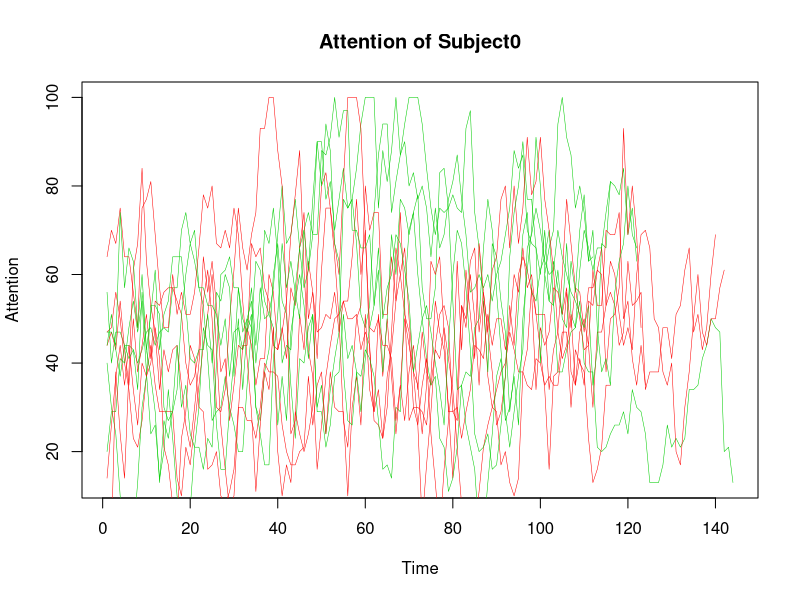
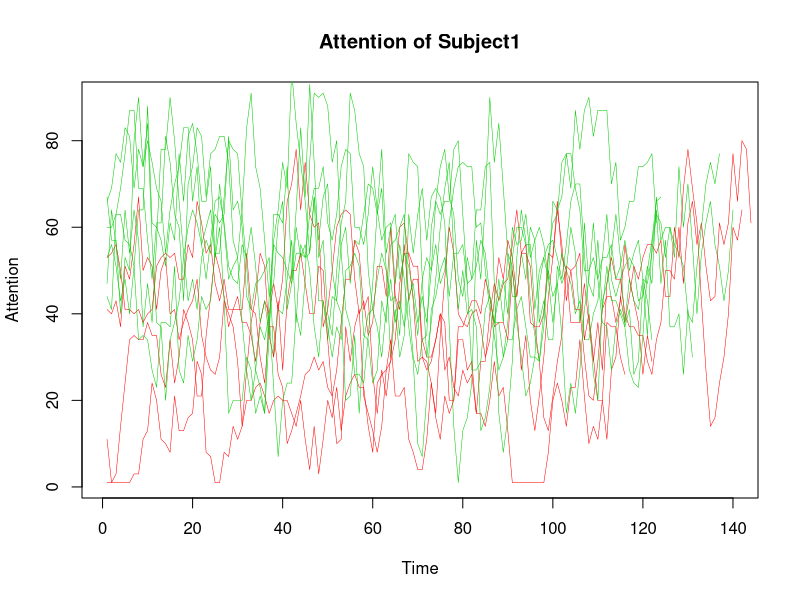
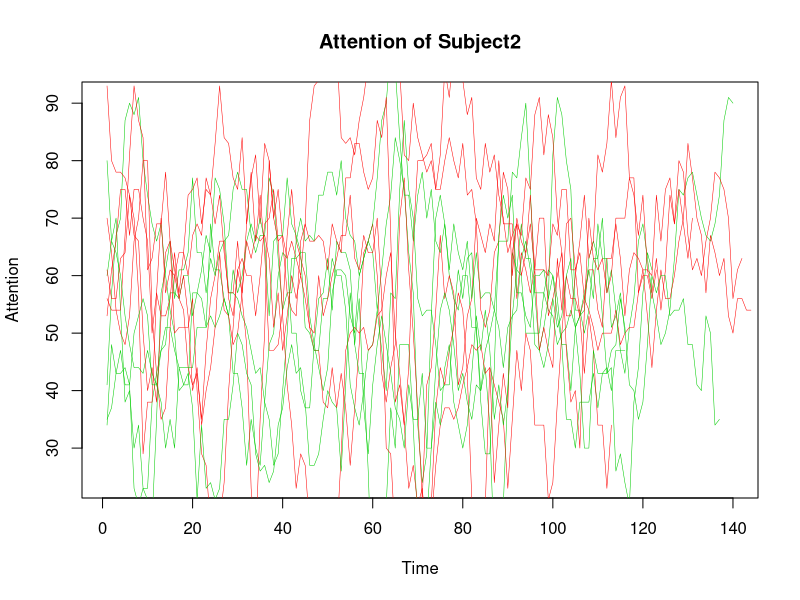
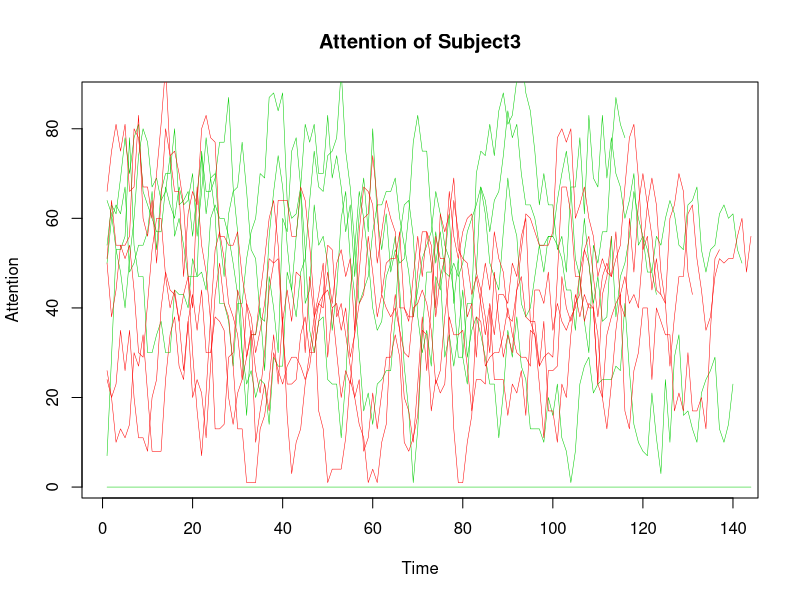
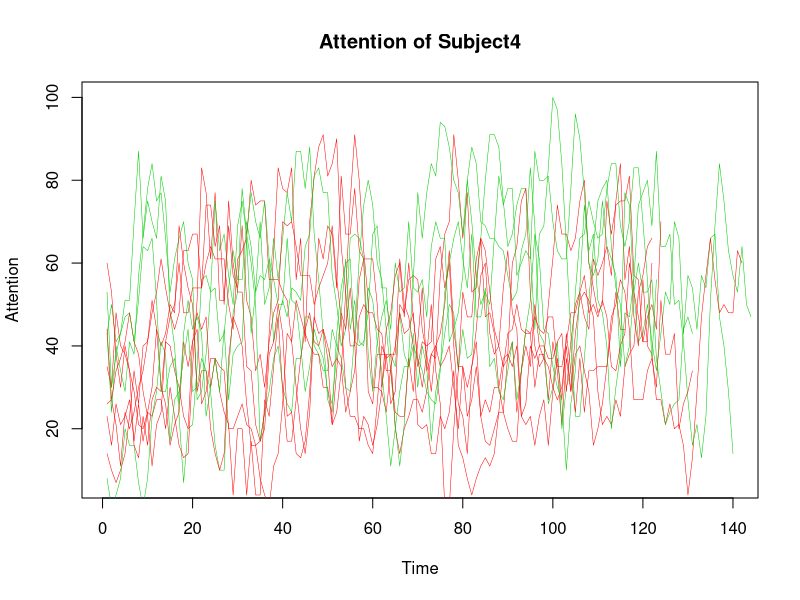
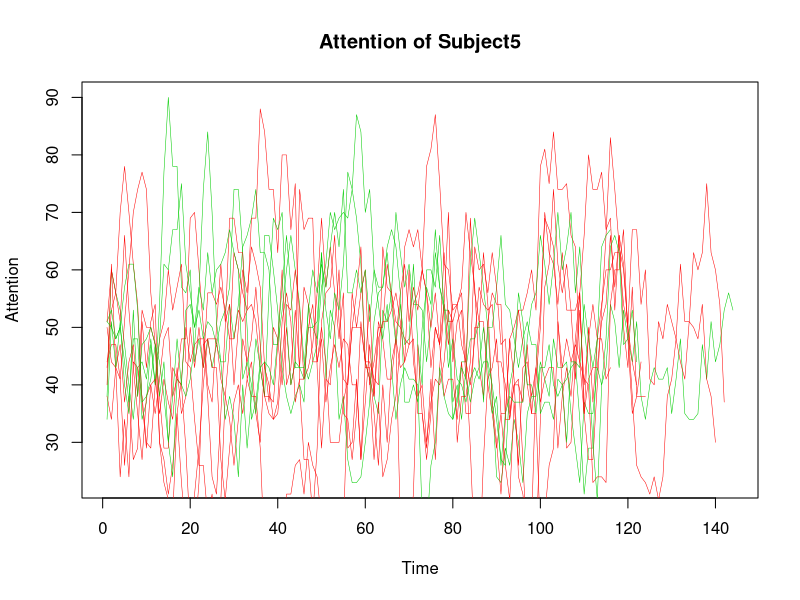
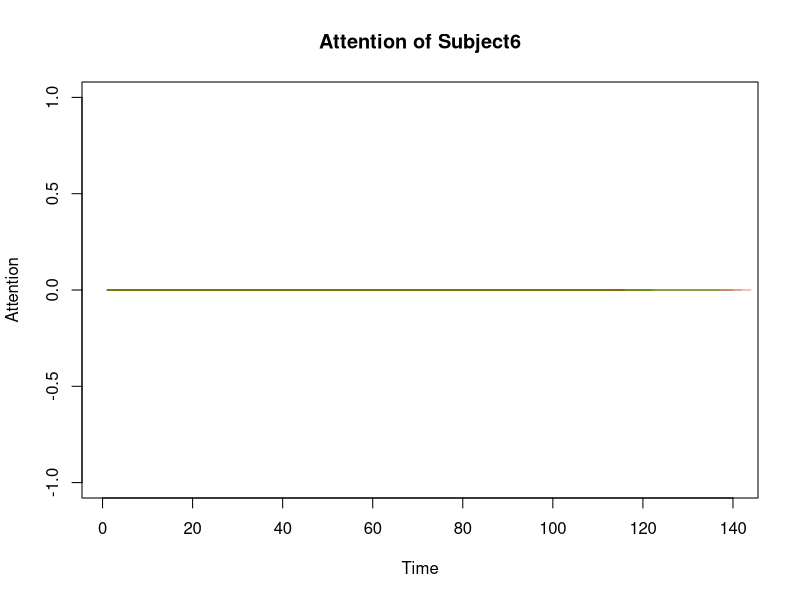
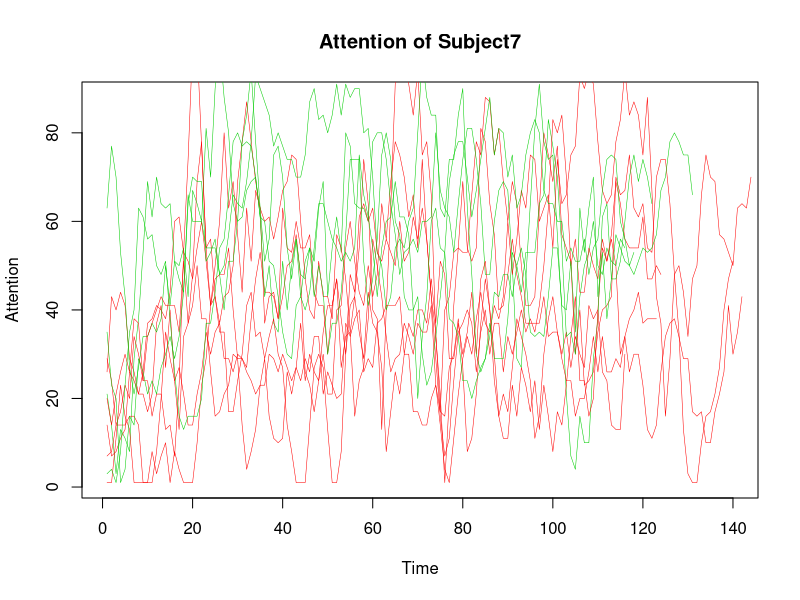

Source code (R) for these figures, in order:
# Read EEG data. The data have 12811 examples with 15 features.
eeg_raw = read.csv("../data/EEG.csv")
# Remove pre-defined confusion. We will use self-defined confusion as a target.
eeg_self = subset(eeg_raw, select=-c(PreDefinedConfusion))

# See correlation of features and target. Max is 0.15. Min is -0.12. No strong correlation of features and target has been found.
cor(subset(eeg_self, select=-c(SelfDefinedConfusion)), eeg_self$SelfDefinedConfusion)

# Cross-validation preparation
n = nrow(eeg_self)
fold = 5
getCVIndex = function(n, fold) {
  set.seed(1)
  cv_set = rep(0,n)
  for(i in 1:n) {
    cv_set[i] = i%%fold + 1
  }
  cv_set = sample(cv_set, n)
  return(cv_set)
}
cv_set = getCVIndex(n, fold)

# Logistic Regression
# Accuracy of 5-fold Logistic Regression = 60.01%
logistic_regression.accuracy = rep(0, fold)
n_fold = rep(0, fold)
for (i in 1:fold) {
  train = eeg_self[cv_set != i,]
  test = eeg_self[cv_set == i,]
  n_fold[i] = nrow(test)
  logistic_regression.model = glm(SelfDefinedConfusion~.-SubjectID-VideoID, data = train, family = "binomial")
  #print(summary(logistic_regression.model))
  logistic_regression.prob = predict(logistic_regression.model, newdata = test, type = "response")
  logistic_regression.pred = ifelse(logistic_regression.prob > 0.5, 1, 0)
  logistic_regression.accuracy[i] = mean(logistic_regression.pred == test$SelfDefinedConfusion)
  #print(paste0("Accuracy(Logistic Regression): ", logistic_regression.accuracy[i]))
}
print(paste0(paste0("Accuracy of 5-fold Logistic Regression = ", format(round(weighted.mean(logistic_regression.accuracy, n_fold)*100, 2), nsmall = 2)), "%"))

# Logistic Regression without Subject 6.
# Accuracy of 5-fold Logistic Regression without Subject 6 = 60.72%. It is 0.71% higher than the one with Subject 6.
logistic_regression.accuracy = rep(0, fold)
n_fold = rep(0, fold)
for (i in 1:fold) {
  train = eeg_self[cv_set != i,]
  test = eeg_self[cv_set == i,]
  train = train[train$SubjectID != 6,]
  test = test[test$SubjectID != 6,]
  n_fold[i] = nrow(test)
  logistic_regression.model = glm(SelfDefinedConfusion~.-SubjectID-VideoID, data = train, family = "binomial")
  #print(summary(logistic_regression.model))
  logistic_regression.prob = predict(logistic_regression.model, newdata = test, type = "response")
  logistic_regression.pred = ifelse(logistic_regression.prob > 0.5, 1, 0)
  logistic_regression.accuracy[i] = mean(logistic_regression.pred == test$SelfDefinedConfusion)
  #print(paste0("Accuracy(Logistic Regression): ", logistic_regression.accuracy[i]))
}
print(paste0(paste0("Accuracy of 5-fold Logistic Regression without Subject 6 = ", format(round(weighted.mean(logistic_regression.accuracy, n_fold)*100, 2), nsmall = 2)), "%"))

# Visualization
features = c("SubjectID", "VideoID", "Attention", "Meditation", "Raw", "Delta", "Theta", "Alpha1", "Alpha2", "Beta1", "Beta2", "Gamma1", "Gamma2", "PreDefinedConfusion", "SelfDefinedConfusion")
for (feature in 3:13) {
  pdf(paste0(paste0("../result/visualization/plot_", features[feature]),".pdf"), paper = "USr", height = 8, width = 10)
  for (subject in 0:9) {
    plot(1:nrow(eeg_raw[eeg_raw$SubjectID == subject & eeg_raw$VideoID == 0,]), eeg_raw[eeg_raw$SubjectID == subject & eeg_raw$VideoID == 0,features[feature]], main = paste0(paste0(features[feature]," of Subject"), subject), xlab = "Time", ylab = features[feature], type="l", col="#00000000", lwd = 0.5)
    for (i in 0:9) { 
      if (eeg_raw[eeg_raw$SubjectID == subject & eeg_raw$VideoID == i,]$SelfDefinedConfusion[1] == 1) {
        color = "#FF0000FF"
      }
      else {
        color = "#00CC00FF"
      }
      lines(1:nrow(eeg_raw[eeg_raw$SubjectID == subject & eeg_raw$VideoID == i,]), eeg_raw[eeg_raw$SubjectID == subject & eeg_raw$VideoID == i,features[feature]], type="l", col=color, lwd = 0.5) 
    } 
  }
  dev.off()
}

# Leave one subject-video out cross validation.
n_example = 0
n_correct_example = 0
uniqueSubjectID = unique(eeg_self$SubjectID)
for (subjectID in uniqueSubjectID) {
  uniqueVideoID = unique(eeg_self[eeg_self$SubjectID == subjectID,]$VideoID)
  for (videoID in uniqueVideoID) {
    n_example = n_example + 1
    train = eeg_self[(eeg_self$SubjectID != subjectID) | (eeg_self$VideoID != videoID),]
    test = eeg_self[(eeg_self$SubjectID == subjectID) & (eeg_self$VideoID == videoID),]
    logistic_regression.model = glm(SelfDefinedConfusion~.-SubjectID-VideoID, data = train, family = "binomial")
    logistic_regression.prob = predict(logistic_regression.model, newdata = test, type = "response")
    logistic_regression.pred = ifelse(logistic_regression.prob > 0.5, 1, 0)
    real_class = test[1,]$SelfDefinedConfusion
    predict_class = ifelse(mean(logistic_regression.pred) > 0.5, 1, 0)
    if (real_class == predict_class) {
      n_correct_example = n_correct_example + 1
      print(paste0(subjectID, videoID))
    }
  }
}
accuracy = n_correct_example * 100 / n_example
print(paste0("Accuracy(Leave One Subject-Video Out Logistic Regression): ", accuracy))



